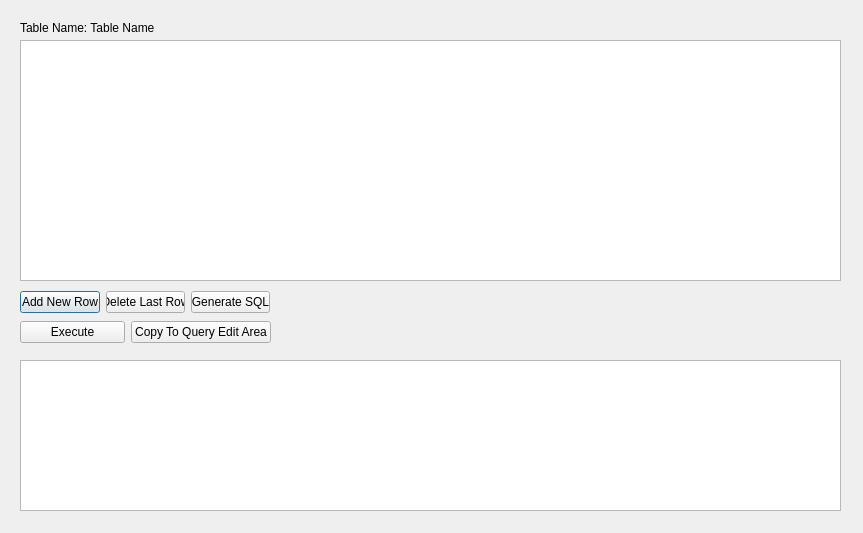
<?xml version="1.0" encoding="UTF-8"?>
<ui version="4.0">
 <class>CreateTable</class>
 <widget class="QDialog" name="CreateTable">
  <property name="geometry">
   <rect>
    <x>0</x>
    <y>0</y>
    <width>863</width>
    <height>533</height>
   </rect>
  </property>
  <property name="minimumSize">
   <size>
    <width>863</width>
    <height>533</height>
   </size>
  </property>
  <property name="maximumSize">
   <size>
    <width>863</width>
    <height>533</height>
   </size>
  </property>
  <property name="windowTitle">
   <string>Dialog</string>
  </property>
  <widget class="QLabel" name="lbNewTable">
   <property name="geometry">
    <rect>
     <x>20</x>
     <y>20</y>
     <width>401</width>
     <height>16</height>
    </rect>
   </property>
   <property name="text">
    <string>Table Name: Table Name</string>
   </property>
  </widget>
  <widget class="QTableWidget" name="tblCreateTable">
   <property name="geometry">
    <rect>
     <x>20</x>
     <y>40</y>
     <width>821</width>
     <height>241</height>
    </rect>
   </property>
  </widget>
  <widget class="QTextBrowser" name="txbrCreateTableSql">
   <property name="geometry">
    <rect>
     <x>20</x>
     <y>360</y>
     <width>821</width>
     <height>151</height>
    </rect>
   </property>
  </widget>
  <widget class="QWidget" name="layoutWidget">
   <property name="geometry">
    <rect>
     <x>20</x>
     <y>290</y>
     <width>250</width>
     <height>25</height>
    </rect>
   </property>
   <layout class="QHBoxLayout" name="horizontalLayout">
    <item>
     <widget class="QPushButton" name="btnAddRow">
      <property name="text">
       <string>Add New Row</string>
      </property>
     </widget>
    </item>
    <item>
     <widget class="QPushButton" name="btnDeleteRow">
      <property name="text">
       <string>Delete Last Row</string>
      </property>
     </widget>
    </item>
    <item>
     <widget class="QPushButton" name="btnCreateTableGenerateSql">
      <property name="text">
       <string>Generate SQL</string>
      </property>
     </widget>
    </item>
   </layout>
  </widget>
  <widget class="QWidget" name="layoutWidget">
   <property name="geometry">
    <rect>
     <x>20</x>
     <y>320</y>
     <width>251</width>
     <height>25</height>
    </rect>
   </property>
   <layout class="QHBoxLayout" name="horizontalLayout_2">
    <item>
     <widget class="QPushButton" name="btnExecute">
      <property name="text">
       <string>Execute</string>
      </property>
     </widget>
    </item>
    <item>
     <widget class="QPushButton" name="btnCopyToteSqlInput">
      <property name="text">
       <string>Copy To Query Edit Area</string>
      </property>
     </widget>
    </item>
   </layout>
  </widget>
 </widget>
 <resources/>
 <connections/>
</ui>
